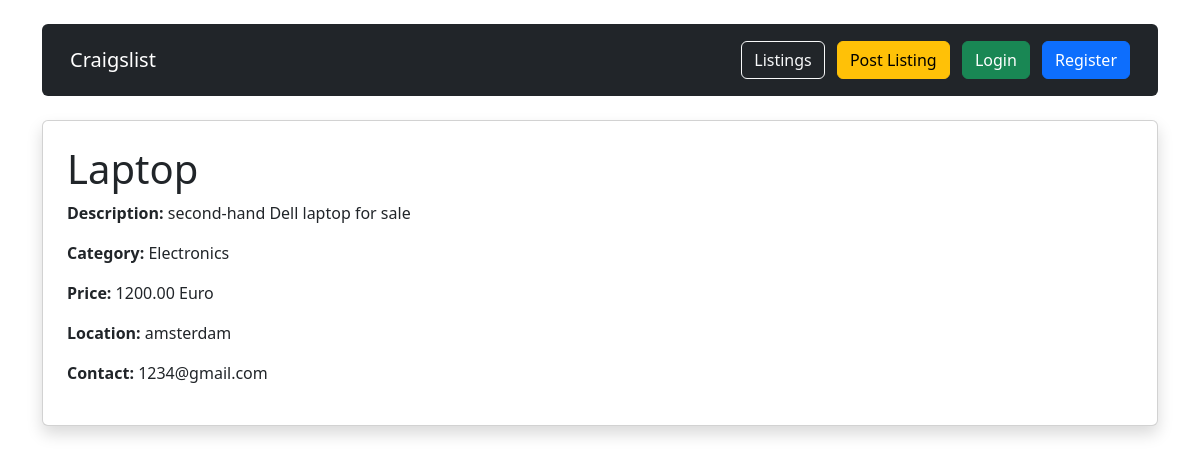
/listing/3/, run on the app's committed database.
### listings/models.py (models this page shows, shortened)
class Listing(models.Model):
    title = models.CharField(max_length=255)
    description = models.TextField()
    category = models.CharField(
        max_length=100,
        choices=CATEGORY_CHOICES
    )
    price = models.DecimalField(
        max_digits=10,
        decimal_places=2
    )
    location = models.CharField(max_length=255)
    contact_details = models.CharField(max_length=255)
    image = models.ImageField(
        upload_to='listing_images/',
        blank=True,
        null=True
    )
    created_by = models.ForeignKey(
        User,
        on_delete=models.CASCADE
    )
    created_at = models.DateTimeField(
        auto_now_add=True
    )

### listings/views.py (the view)
def listing_detail(request, id):
    listing = get_object_or_404(
        Listing,
        id=id
    )
    context = {
        'listing': listing
    }
    return render(
        request,
        'listings/listing_detail.html',
        context
    )

### listings/templates/listings/listing_detail.html (shortened to what this page needs)
{% extends 'listings/base.html' %}
{% block content %}
<div class="card shadow p-4">
    <h1>
        {{ listing.title }}
    </h1>
    <p>
        <strong>Description:</strong>
        {{ listing.description }}
    </p>
    <p>
        <strong>Category:</strong>
        {{ listing.category }}
    </p>
    <p>
        <strong>Price:</strong>
        {{ listing.price }} Euro
    </p>
    <p>
        <strong>Location:</strong>
        {{ listing.location }}
    </p>
    <p>
        <strong>Contact:</strong>
        {{ listing.contact_details }}
    </p>
</div>
{% endblock %}

### data on the page
Listing: title "Laptop", description "second-hand Dell laptop for sale", category "Electronics", price "1200.00", location "amsterdam", contact_details "1234@gmail.com"
